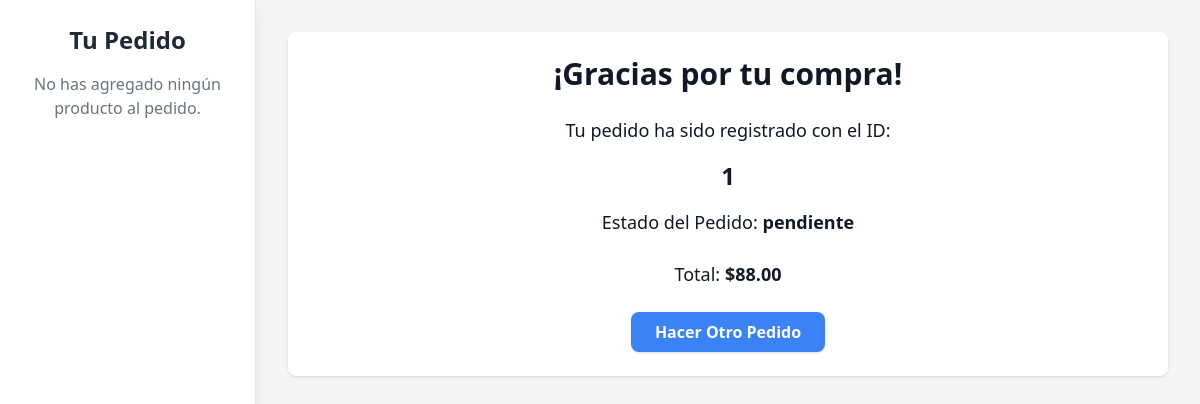
Screenshot of /pedido_finalizado/1 with the database file from the repository.
### app/models.py (models this page shows, shortened)
class Pedido(db.Model):
    __tablename__ = 'pedidos'
    id = db.Column(db.Integer, primary_key=True)
    productos_str = db.Column(db.Text, nullable=True)
    total = db.Column(db.Numeric(10, 2), default=Decimal('0.00'))
    estado = db.Column(db.String(20), default='en curso')
    created_at = db.Column(db.DateTime, default=datetime.utcnow)
    updated_at = db.Column(db.DateTime, default=datetime.utcnow, onupdate=datetime.utcnow)
    @property
    def productos(self):
        if self.productos_str:
            return json.loads(self.productos_str)
        return []

### app/views.py (the view)
    @app.route('/pedido_finalizado/<int:pedido_id>')
    def pedido_finalizado(pedido_id):
        pedido = Pedido.query.get_or_404(pedido_id)
        return render_template('pedidos/pedido_finalizado.html', pedido=pedido)

### app/templates/pedidos/pedido_finalizado.html (shortened to what this page needs)
{% extends "pedidos/base.html" %}
{% block content %}
<div class="flex flex-col items-center justify-center text-center">
    <h2 class="text-3xl font-semibold mb-6">¡Gracias por tu compra!</h2>
    <p class="text-lg mb-4">Tu pedido ha sido registrado con el ID:</p>
    <p class="text-2xl font-bold mb-4">{{ pedido.id }}</p>
    <p class="text-lg mb-6">Estado del Pedido: <span class="font-semibold">{{ pedido.estado }}</span></p>
    <p class="text-lg mb-6">Total: <span class="font-semibold">${{ '%.2f' | format(pedido.total) }}</span></p>
    <a href="{{ url_for('listar_productos') }}" class="bg-blue-500 hover:bg-blue-600 text-white font-semibold py-2 px-6 rounded-lg shadow">
        Hacer Otro Pedido
    </a>
</div>
{% endblock %}

### rows the page displays
Pedido: id "1", estado "pendiente", total "88.00"
